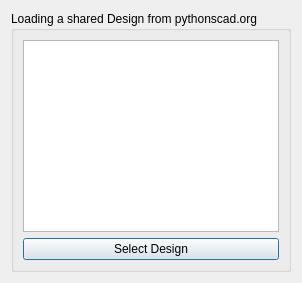
<?xml version="1.0" encoding="UTF-8"?>
<ui version="4.0">
 <class>LoadShareDesignDialog</class>
 <widget class="QDialog" name="ShareDesignDialog">
  <layout class="QVBoxLayout" name="verticalLayout">
   <item>
    <widget class="QGroupBox" name="groupShareDesign">
     <property name="title">
      <string>Loading a shared Design from pythonscad.org</string>
     </property>
     <layout class="QVBoxLayout" name="verticalLayout1">

      <item >
       <widget class="QListWidget" name="list_design">
       </widget>
      </item>

      <item>
       <widget class="QPushButton" name="selectButton">
        <property name="text">
         <string>Select Design</string>
        </property>
       </widget>
      </item>

     </layout>
    </widget>	
   </item>
  </layout>
 </widget>
 <resources/>
</ui>
